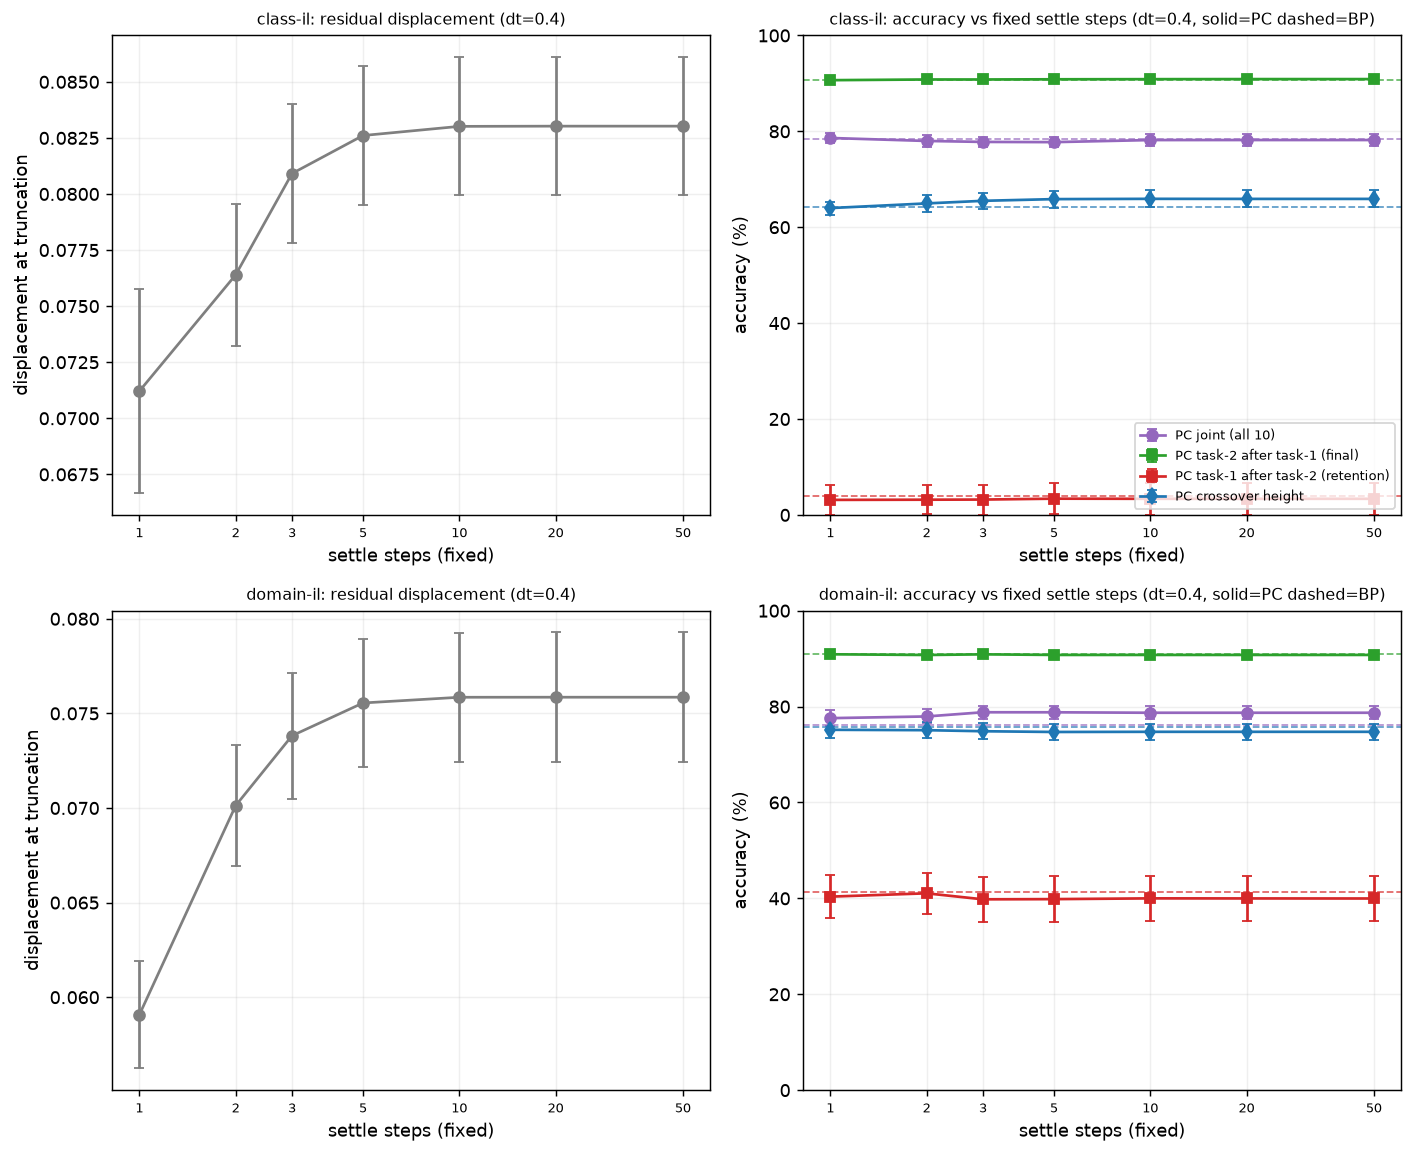

Source code (Python):
"""Holding dt at 330's chosen control (0.4 -- minimum settle-steps, flat on every accuracy/
forgetting metric, comfortable margin before the 0.5->0.6 instability edge), does truncating
settling to a FIXED, small number of steps cost accuracy or forgetting relative to fuller
settling -- and does "few settle steps approximates backprop" hold under this project's own BP
control?

Report series 2, decade 331 (narrative_plan.md's PC sweep, §2 -- validates the adaptive-stopping
design used everywhere else in this series). Structure mirrors 330: same two conditions (joint,
sequential), same crossover tracking, same label-remap handling for Domain-IL. The one
fundamental difference from 330: STEPS IS FIXED PER RUN, not adaptive. 330 asked "how many steps
does settling need"; this script asks "what happens if you DELIBERATELY give it fewer than that,
by a known, controlled amount" -- so every call to pc_settle here uses steps=N with no
stop_delta, running exactly N iterations every time, intentionally, for every value of N tested.

STEPS_GRID = [1, 2, 3, 5, 10, 20, 50] -- fixed values, not a cap. Starts at 1, not 0: steps=0 is
NOT backprop (predictive_coding.py:38-42 -- every e_l is zero by construction, W1 does not move
at all), so steps=1 is the closest PC gets to a "backprop-like" single relaxation step, not a
claim that it equals it. Tops out at 50: scripts 50/51/59 established this is already a safety
margin over a measured worst case of 18 (at this H=32) for FULL settling, so nothing is gained by
testing higher.

BP INCLUDED HERE, PC ALONE IN 330/334 -- explicit instruction: those characterise PC's own
settle dynamics in isolation; 331 is where the literature's "low settle steps approximates
backprop" claim actually gets a control to compare against. BP has no dt/steps, so it runs once
per (scenario, seed) and is plotted as a flat reference across the steps axis, not swept.

Companion diagnostic: for each seed, ONE long relaxation (steps=300, trace=True) at dt=0.4 from
fresh init on a representative batch -- read off at each value in STEPS_GRID, this gives the
residual displacement a truncated run would have been left with, cheaply (no retraining), same
method as 330/333/334's settle diagnostics.

Figure: one PNG, 2 rows (class_il, domain_il) x 2 columns (steps vs residual displacement at
dt=0.4 | steps vs accuracy, four PC series solid + four BP reference lines dashed, same colours).
"""
import sys
import time
from pathlib import Path

ROOT = Path(__file__).resolve().parents[1]
sys.path.insert(0, str(ROOT))

import yaml
import numpy as np
import torch
import matplotlib.pyplot as plt

from src.protocol import PROTOCOL, replace, load, build, figure_path as _figure_path, \
    array_path as _array_path
from src.runner import run_joint, run_classil, _loader
from src.predictive_coding import pc_settle
from src.model import make_target
from src.metrics import crossover as crossover_fn

SMOKE = "--smoke" in sys.argv
REPLOT = "--replot" in sys.argv

PC_METHOD = "pc"
BP_METHOD = "backprop"
DT = 0.4   # fixed -- 330's chosen control. Settle-steps minimum shifted twice as resolution
          # around the trough improved: 0.2 -> 0.3 -> 0.4 (class-il's true minimum; domain-il
          # has 0.3 and 0.4 essentially tied). Accuracy/retention/crossover flat throughout, so
          # the choice is purely about settle-step efficiency, not learning/forgetting outcomes.

with open(Path(__file__).parent / "config_300.yaml") as f:
    CFG = yaml.safe_load(f)

if SMOKE:
    SEEDS, SEED_START = 2, 10
    STEPS_GRID = [1, 10]
    TRAIN_MAX_ITERS = 100
    EVAL_EVERY = 5
    DIAG_STEP_CAP = 60
    print("--smoke: tiny budget, results are NOT meaningful\n")
else:
    SEEDS = CFG["training"]["seeds"] // 2   # 5 -- matches 330's convention for this pass
    SEED_START = CFG["training"]["seed_start"]
    STEPS_GRID = [1, 2, 3, 5, 10, 20, 50]
    TRAIN_MAX_ITERS = 1500   # matches 330's trimmed budget, same rationale
    EVAL_EVERY = CFG["evaluation"]["eval_every"]
    DIAG_STEP_CAP = 300      # 333's validated cap for the residual-displacement diagnostic

SCENARIOS = CFG["data"]["scenarios"]
STOP_PATIENCE_JOINT = 5
MIN_DELTA_JOINT = 1e-3

BASE_PROTOCOL = replace(
    PROTOCOL,
    img_size=CFG["data"]["img_size"], n_tasks=CFG["data"]["n_tasks"],
    classes_per_task=CFG["data"]["classes_per_task"], fashion=CFG["data"]["fashion"],
    hidden=CFG["architecture"]["hidden"], n_layers=CFG["architecture"]["n_layers"],
    act=CFG["architecture"]["activation"], bias=CFG["architecture"]["bias"],
    init=CFG["architecture"]["init"],
    loss=CFG["output_layer"]["loss"], target=CFG["output_layer"]["target"],
    mask=CFG["output_layer"]["mask"], reduction=CFG["output_layer"]["reduction"],
    optimizer=CFG["training"]["optimizer"], batch=CFG["training"]["batch_size"],
    lr={PC_METHOD: CFG["training"]["learning_rate"]["pc"],
        BP_METHOD: CFG["training"]["learning_rate"]["backprop"]},
    stop_threshold=CFG["training"]["stop_threshold"],
    stop_patience=CFG["training"]["stop_patience"],
    max_iters_per_task=TRAIN_MAX_ITERS, seeds=SEEDS,
    eval_per_class=CFG["evaluation"]["eval_per_class"], eval_every=EVAL_EVERY,
    device=CFG["evaluation"]["device"],
)


def _tag(scenario):
    return scenario + ("_SMOKE" if SMOKE else "")


def figure_path():
    return _figure_path(__file__, "SMOKE" if SMOKE else "")


def array_path(scenario, kind):
    return _array_path(__file__, f"{_tag(scenario)}_{kind}")


def _make_joint_step(train_step, lmap):
    """run_joint has no label_map parameter -- same remap 330 uses. `active` names output
    units, not classes, so it must be remapped too (see 330's docstring for the double-remap
    bug this pattern guards against on the run_classil side, which does NOT need this wrapper)."""
    def step(x, y, active=None):
        if lmap is not None:
            y = torch.tensor([lmap[int(v)] for v in y.tolist()], device=y.device)
            active = None if active is None else sorted({lmap[int(c)] for c in active})
        train_step(x, y, active=active)
    return step


def _filter_eval(eval_xy, classes, lmap):
    x, y = eval_xy
    mask = torch.isin(y, torch.as_tensor(classes, device=y.device))
    x, y = x[mask], y[mask]
    if lmap is not None:
        y = torch.tensor([lmap[int(v)] for v in y.tolist()], device=y.device)
    return x, y


def run_joint_condition(proto, method, seed, data, classes, lmap, **overrides):
    train_step, predict = build(proto, method, seed, **overrides)
    ex, ey = _filter_eval(data.report_eval, classes, lmap)
    ts = train_step if lmap is None else _make_joint_step(train_step, lmap)
    _, accs = run_joint(ts, predict, classes, data.train, data.class_idx, ex, ey,
                        max_iters=TRAIN_MAX_ITERS, batch=proto.batch, eval_every=proto.eval_every,
                        device=proto.device, stop_patience=STOP_PATIENCE_JOINT,
                        min_delta=MIN_DELTA_JOINT, data_seed=seed)
    return float(accs[-1]) * 100 if len(accs) else float("nan")


def run_sequential_condition(proto, method, seed, data, **overrides):
    tasks = proto.tasks(seed)
    lmap = proto.label_map(tasks)
    train_step, predict = build(proto, method, seed, **overrides)   # run_classil remaps itself
    out = run_classil(train_step, predict, tasks, data.train, data.class_idx,
                      report_eval=data.report_eval, stop_eval=data.stop_eval,
                      max_iters_per_task=proto.max_iters_per_task, batch=proto.batch,
                      eval_every=proto.eval_every, device=proto.device,
                      stop_threshold=proto.stop_threshold, stop_patience=proto.stop_patience,
                      data_seed=seed, label_map=lmap)
    curve = out["curves"]["argmax"]
    _, cx_height = crossover_fn(out["steps"], curve[:, 0] * 100, curve[:, 1] * 100,
                                after=out["switches"][0])
    return float(curve[-1, 0]) * 100, float(curve[-1, 1]) * 100, cx_height, all(out["reached"])


def settle_trace(proto, seed, data):
    """One long relaxation at dt=0.4, fresh init, one batch spanning all classes, full trace --
    read off at each STEPS_GRID value to get residual displacement at that truncation, without
    retraining. Same method as 330/333/334."""
    handle = {}
    build(proto, PC_METHOD, seed, handle=handle, dt=DT, steps=1)
    p, arch, obj = handle["params"], handle["arch"], handle["obj"]
    classes = list(range(proto.n_classes))
    loader = _loader(data.train, data.class_idx, classes, proto.batch, seed=seed)
    x, y = next(iter(loader))
    x, y = x.to(proto.device), y.to(proto.device)
    tasks = proto.tasks(seed)
    lmap = proto.label_map(tasks)
    if lmap is not None:
        y = torch.tensor([lmap[int(v)] for v in y.tolist()], device=proto.device)
    target = make_target(y, arch, obj, device=proto.device)
    _, _, disp = pc_settle(x, p, arch, obj, target, dt=DT, steps=DIAG_STEP_CAP, trace=True)
    return np.asarray(disp)


# ---------------------------------------------------------------- run or reload
if REPLOT and all(Path(array_path(s, k)).exists() for s in SCENARIOS for k in ("pc", "bp", "trace")):
    pc_rows, bp_rows, trace_rows = {}, {}, {}
    for s in SCENARIOS:
        pc_rows[s] = list(np.load(array_path(s, "pc"), allow_pickle=True)["data"])
        bp_rows[s] = list(np.load(array_path(s, "bp"), allow_pickle=True)["data"])
        trace_rows[s] = list(np.load(array_path(s, "trace"), allow_pickle=True)["data"])
    print("--replot: redrawing from saved arrays, no training\n")
else:
    t0 = time.perf_counter()
    pc_rows, bp_rows, trace_rows = {s: [] for s in SCENARIOS}, {s: [] for s in SCENARIOS}, {s: [] for s in SCENARIOS}
    for scenario in SCENARIOS:
        proto = replace(BASE_PROTOCOL, scenario=scenario)
        data = load(proto)
        classes_all = list(range(proto.n_classes))

        for seed in range(SEED_START, SEED_START + SEEDS):
            trace_rows[scenario].append((seed, settle_trace(proto, seed, data)))

            tasks = proto.tasks(seed)
            lmap = proto.label_map(tasks)
            joint_bp = run_joint_condition(proto, BP_METHOD, seed, data, classes_all, lmap)
            seq_t1_bp, seq_t2_bp, cx_bp, reached_bp = run_sequential_condition(
                proto, BP_METHOD, seed, data)
            if not reached_bp:
                print(f"  WARNING: {scenario} seed={seed}: BP sequential run hit the cap")
            bp_rows[scenario].append((seed, joint_bp, seq_t1_bp, seq_t2_bp, cx_bp))

            for steps in STEPS_GRID:
                joint_acc = run_joint_condition(proto, PC_METHOD, seed, data, classes_all, lmap,
                                                dt=DT, steps=steps)
                seq_t1, seq_t2, cx_height, reached_ok = run_sequential_condition(
                    proto, PC_METHOD, seed, data, dt=DT, steps=steps)
                if not reached_ok:
                    print(f"  WARNING: {scenario} steps={steps} seed={seed}: "
                         f"PC sequential run hit the cap")
                pc_rows[scenario].append((steps, seed, joint_acc, seq_t1, seq_t2, cx_height))
        print(f"  {scenario:10s} done   [{time.perf_counter() - t0:5.0f}s]")

    for scenario in SCENARIOS:
        np.savez(array_path(scenario, "pc"), data=np.array(pc_rows[scenario], dtype=object))
        np.savez(array_path(scenario, "bp"), data=np.array(bp_rows[scenario], dtype=object))
        np.savez(array_path(scenario, "trace"), data=np.array(trace_rows[scenario], dtype=object))
    print("saved arrays")


# ---------------------------------------------------------------- aggregate
def _agg_pc(rows, col, grid):
    means, sems = [], []
    for v in grid:
        vals = np.asarray([r[col] for r in rows if r[0] == v], dtype=float)
        vals = vals[np.isfinite(vals)]
        if vals.size == 0:
            means.append(np.nan); sems.append(np.nan)
        elif vals.size == 1:
            means.append(vals[0]); sems.append(0.0)
        else:
            means.append(vals.mean()); sems.append(vals.std(ddof=1) / np.sqrt(vals.size))
    return np.array(means), np.array(sems)


def _agg_bp(rows, col):
    vals = np.asarray([r[col] for r in rows], dtype=float)
    vals = vals[np.isfinite(vals)]
    if vals.size == 0:
        return np.nan, np.nan
    if vals.size == 1:
        return float(vals[0]), 0.0
    return float(vals.mean()), float(vals.std(ddof=1) / np.sqrt(vals.size))


def _set_step_ticks(ax, grid):
    ax.set_xscale("log")
    ax.set_xticks(grid)
    ax.set_xticklabels([str(s) for s in grid], fontsize=7)
    ax.minorticks_off()


PC_SERIES = [
    ("joint", 2, "tab:purple", "o", "PC joint (all 10)"),
    ("seq_t2", 4, "tab:green", "s", "PC task-2 after task-1 (final)"),
    ("seq_t1", 3, "tab:red", "s", "PC task-1 after task-2 (retention)"),
    ("crossover", 5, "tab:blue", "d", "PC crossover height"),
]
BP_COL = {"joint": 1, "seq_t1": 2, "seq_t2": 3, "crossover": 4}

fig, axes = plt.subplots(len(SCENARIOS), 2, figsize=(11, 4.5 * len(SCENARIOS)), squeeze=False)

for row, scenario in enumerate(SCENARIOS):
    ax_disp, ax_acc = axes[row]

    traces = trace_rows[scenario]
    residual = np.full((len(traces), len(STEPS_GRID)), np.nan)
    for i, (seed, disp) in enumerate(traces):
        for j, s in enumerate(STEPS_GRID):
            if s - 1 < len(disp):
                residual[i, j] = disp[s - 1]
    m = np.nanmean(residual, axis=0)
    se = np.nanstd(residual, axis=0, ddof=1) / np.sqrt(residual.shape[0])
    ax_disp.errorbar(STEPS_GRID, m, yerr=se, marker="o", color="tab:gray", capsize=3)
    _set_step_ticks(ax_disp, STEPS_GRID)
    ax_disp.set_xlabel("settle steps (fixed)")
    ax_disp.set_ylabel("displacement at truncation")
    ax_disp.set_title(f"{scenario.replace('_', '-')}: residual displacement (dt={DT})", fontsize=9)
    ax_disp.grid(alpha=0.2, which="both")

    pc = pc_rows[scenario]
    bp = bp_rows[scenario]
    for key, col, color, marker, label in PC_SERIES:
        m, se = _agg_pc(pc, col, STEPS_GRID)
        ax_acc.errorbar(STEPS_GRID, m, yerr=se, marker=marker, color=color, label=label, capsize=3)
        bp_mean, bp_sem = _agg_bp(bp, BP_COL[key])
        ax_acc.axhline(bp_mean, color=color, ls="--", lw=1.0, alpha=0.7)
    _set_step_ticks(ax_acc, STEPS_GRID)
    ax_acc.set_ylim(0, 100)
    ax_acc.set_xlabel("settle steps (fixed)")
    ax_acc.set_ylabel("accuracy (%)")
    ax_acc.set_title(f"{scenario.replace('_', '-')}: accuracy vs fixed settle steps "
                     f"(dt={DT}, solid=PC dashed=BP)", fontsize=9)
    ax_acc.grid(alpha=0.2)
    if row == 0:
        ax_acc.legend(fontsize=7, loc="lower right")

fig.tight_layout()
fig.savefig(figure_path(), dpi=130, bbox_inches="tight")
print(f"saved {figure_path()}")
